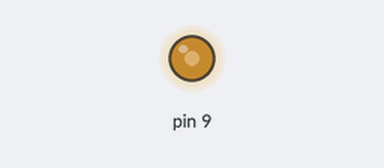
The sketch below on a simulated Arduino Uno, built with avr-gcc and run on an emulated ATmega328P. On the bench: output pins drawn as LEDs (lit = HIGH).

Above: at 0.1 s.
Timing chart, 0 to 1.6 s (numbered marks = the images above):
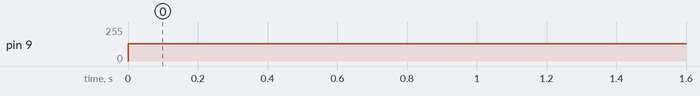

The sketch:

Frequency_Generator.ino
```cpp
#include <TimerOne.h>

unsigned long t=1000,f,k=512;// default 1000 μs (1000 Hz), meander, pulse

byte k1,kn,kn1,kn2;
int drive,drive0;

void setup()
{
  pinMode(9, OUTPUT);

}
void loop()
{
  Timer1.initialize(t); // period
  Timer1.pwm(9, k); // k - fill factor 0-1023.


  if(t==0 || t>300000){ // limiting the pulse duration to the minimum, if


    t=1;
  }
  if(t>200000 && t<300000){ // limiting the pulse duration to the


    t=200000;
  }
  f=1000000/t; // calculate the frequency
  k1=k*100/1024; // calculate% fill factor

  if(kn2==HIGH){// button for adjusting the fill factor (in a circle from


    k=k+16;// step 16 out of 1024 (you can do 8 for smoother adjustment)
  }
  if(k==1024){
    k=0;
  }

}
```

Measured:
- by itself, pin 9: 0/255 → 128/255 at 0.00 s
